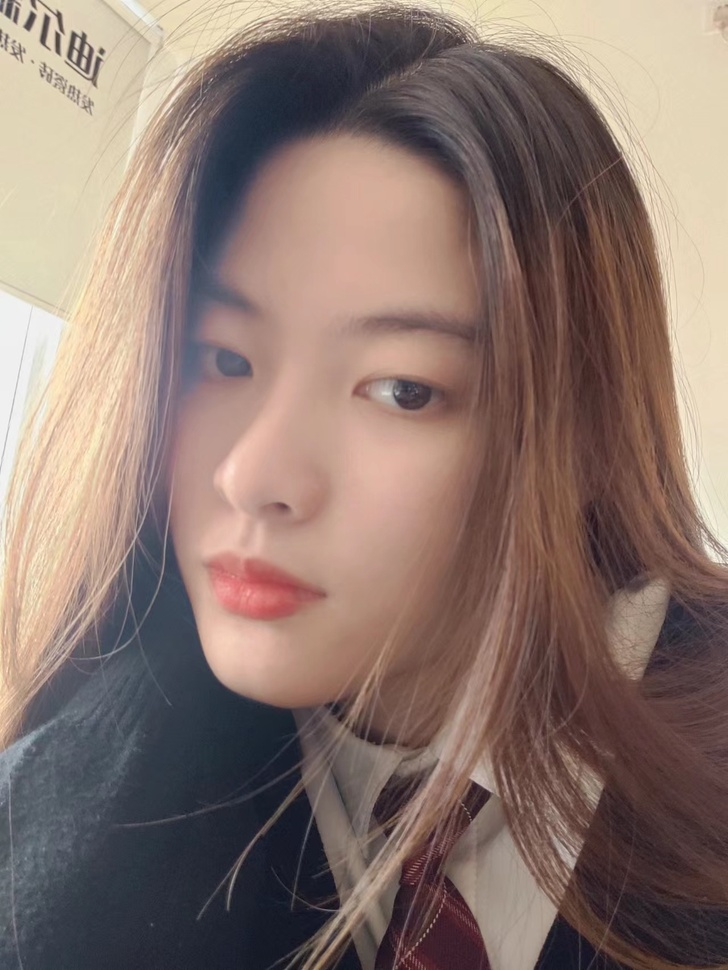
#> input picture opencv-study/day01/img/shan.jpg, 728 x 970 px, shrunk from 1280 x 1706 before the run
$ python p2.py
#> lines starting #> are read from the running program, lines starting #| are printed output that depends on the picture
import cv2 as cv
import numpy as np

'''
    OpenCV 是一个图像处理库。它包含大量图像处理函数
    本代码功能：
        读取图像数据
        将图像从彩色转换到黑色
        找到最小和最大强度
        生成一张类似泥巴一样的图片

        姑且将此代码叫做，生成泥巴图片代码
'''

img = cv.imread('img/shan.jpg')
#> img is the input picture: shape (970, 728, 3); mean B, G, R 109.7, 117.5, 137.9

# 将图像从彩色转换到黑色
grey = cv.cvtColor(img, cv.COLOR_BGR2GRAY)
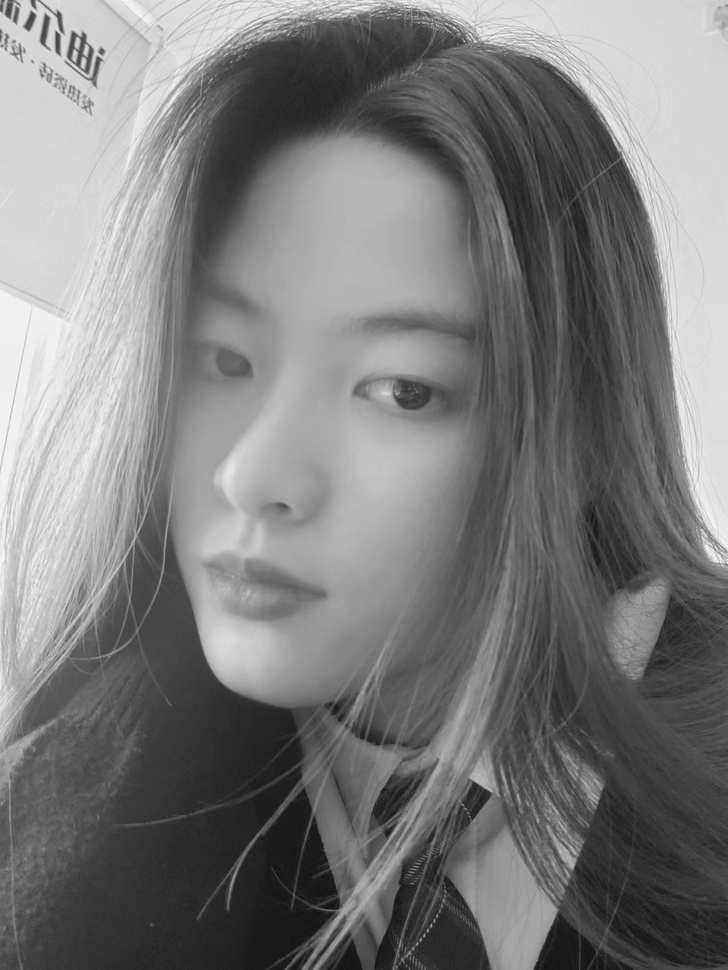
#> grey: shape (970, 728); min 13, max 249, mean 122.7

sobelx = cv.Sobel(grey, cv.CV_32F, 1, 0)
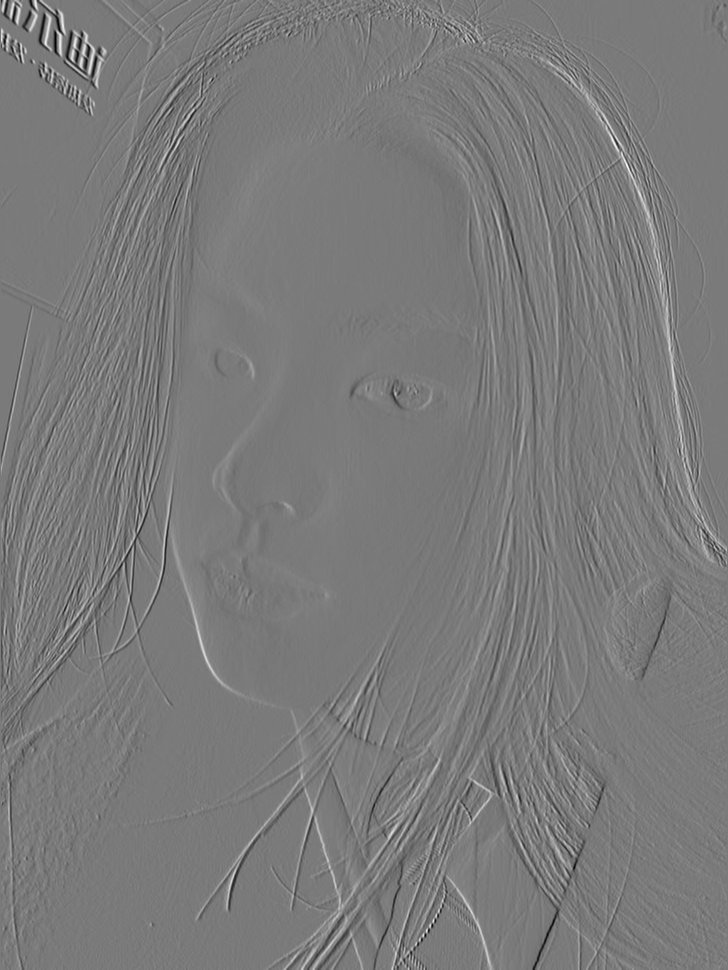
#> sobelx: shape (970, 728) float32; min -455, max 490, mean -0.4; drawn with min black and max white

# 找到最小和最大强度
minVal = np.amin(sobelx)
#> minVal = -455
maxVal = np.amax(sobelx)
#> maxVal = 490
draw = cv.convertScaleAbs(sobelx, alpha=255.0 / (maxVal - minVal), beta=-minVal * 255.0 / (maxVal - minVal))

cv.imshow('image',draw)
cv.imwrite('img/shan-ni.jpg',draw)
cv.waitKey()

$ run again, with opencv-study/day01/img/add1.jpg copied over opencv-study/day01/img/shan.jpg
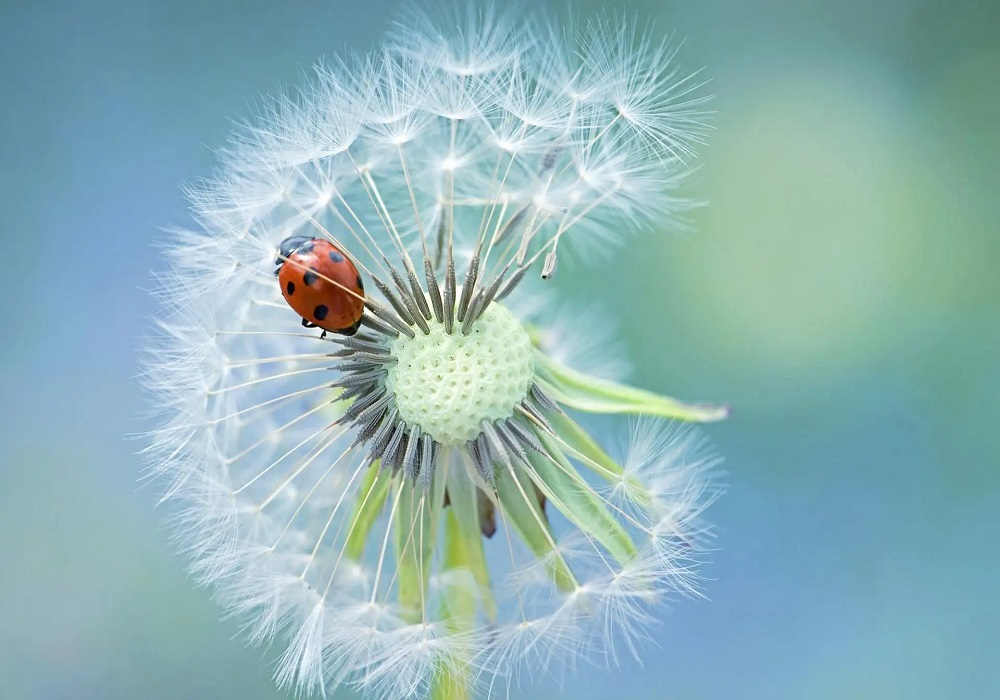
#> input picture opencv-study/day01/img/add1.jpg, 1000 x 700 px
#> img is the input picture: shape (700, 1000, 3); mean B, G, R 183.6, 179.6, 142.7
#> `grey = cv.cvtColor(img, cv.COLOR_BGR2GRAY)`:
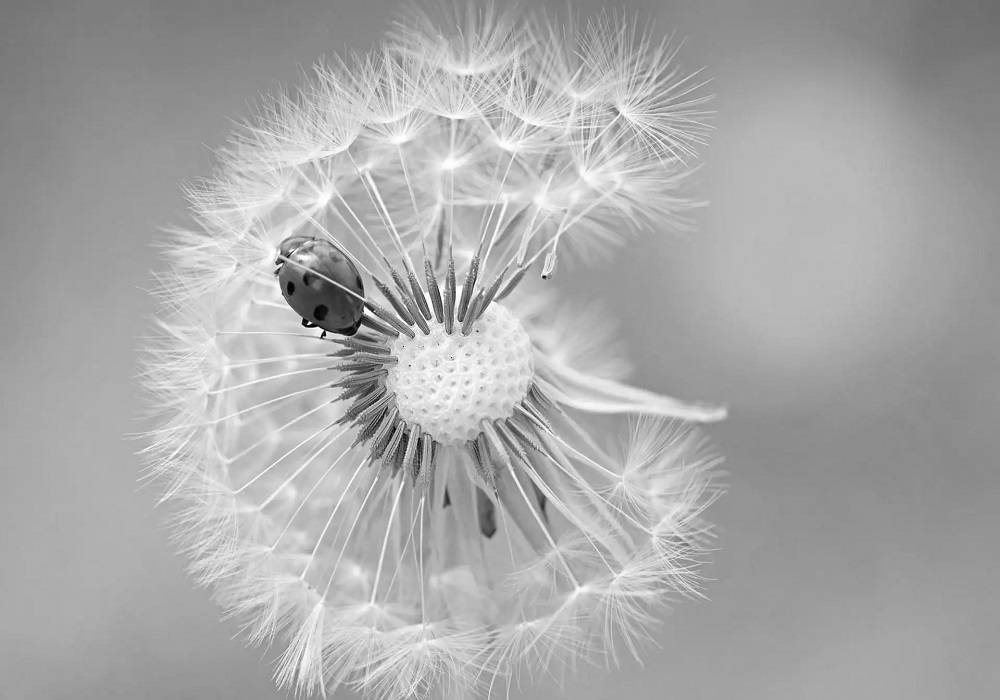
#> grey: shape (700, 1000); min 0, max 255, mean 169
#> `sobelx = cv.Sobel(grey, cv.CV_32F, 1, 0)`:
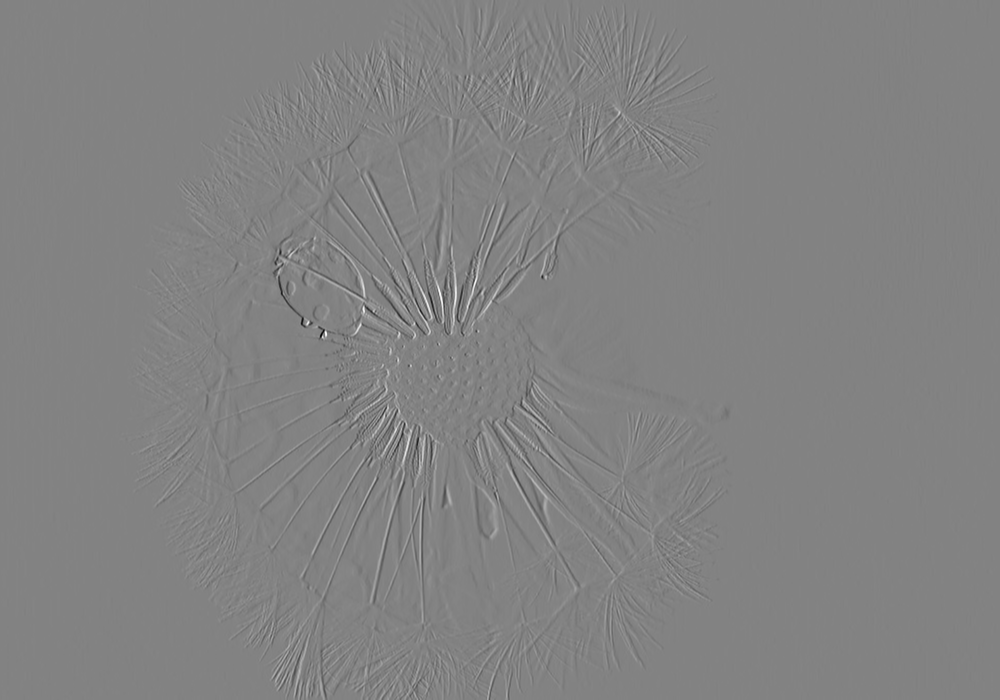
#> sobelx: shape (700, 1000) float32; min -910, max 867, mean -0.1; drawn with min black and max white
#> minVal = -910
#> maxVal = 867

$ run again, with opencv-study/day01/img/add2.jpg copied over opencv-study/day01/img/shan.jpg
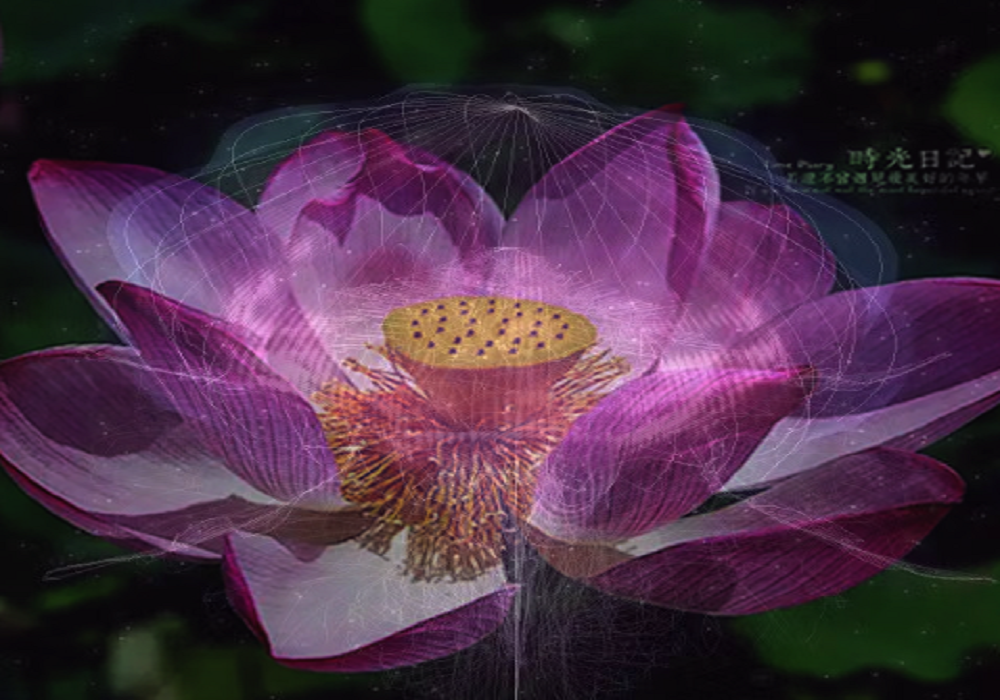
#> input picture opencv-study/day01/img/add2.jpg, 1000 x 700 px
#> img is the input picture: shape (700, 1000, 3); mean B, G, R 67.8, 47.2, 72.5
#> `grey = cv.cvtColor(img, cv.COLOR_BGR2GRAY)`:
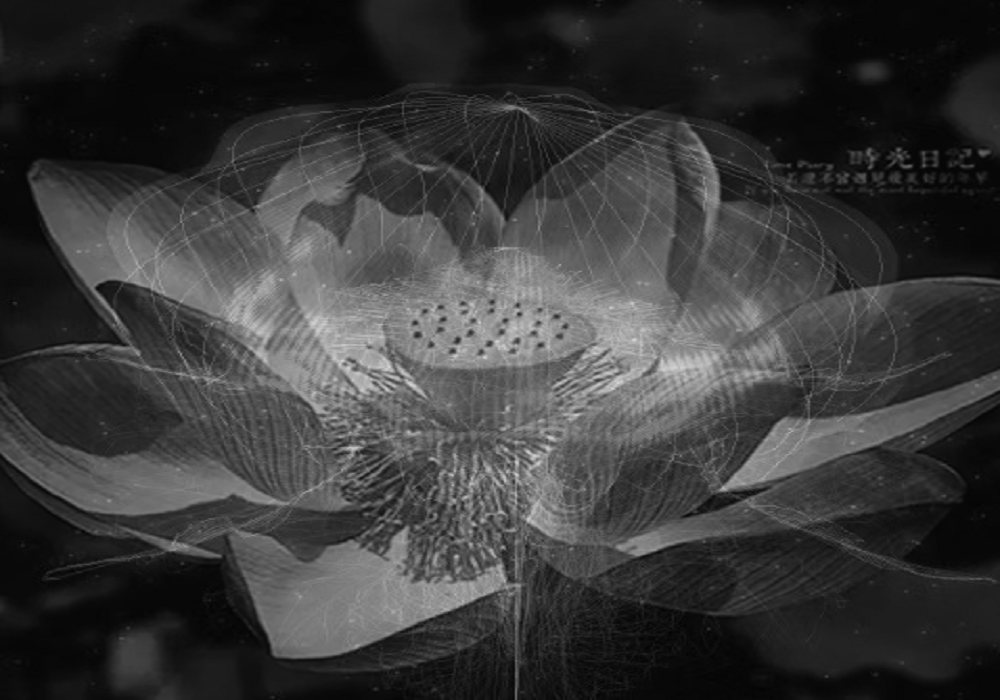
#> grey: shape (700, 1000); min 3, max 215, mean 57.1
#> `sobelx = cv.Sobel(grey, cv.CV_32F, 1, 0)`:
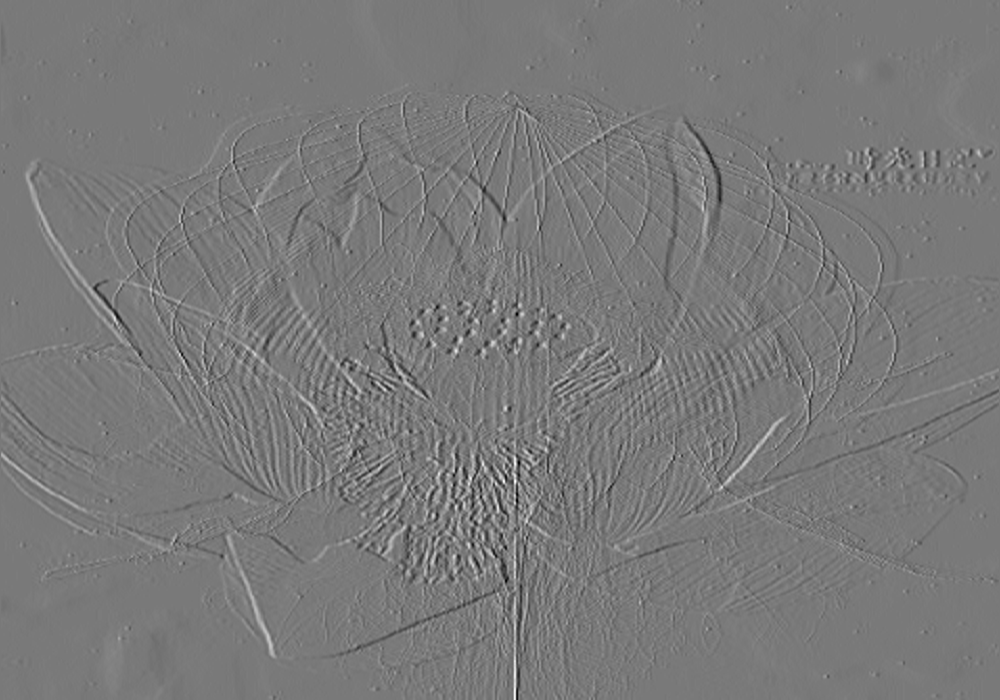
#> sobelx: shape (700, 1000) float32; min -332, max 363, mean 0; drawn with min black and max white
#> minVal = -332
#> maxVal = 363
